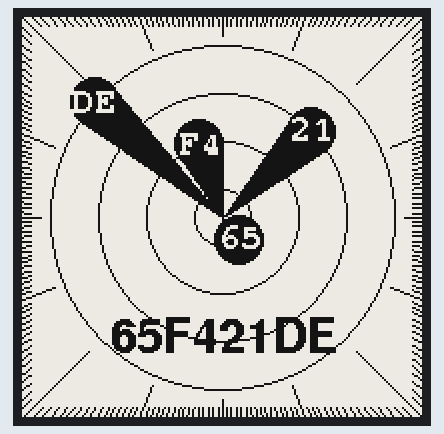
Bench run of a sketch on a simulated ESP32. Parts: 200×200 one-colour display. The local clock reads 2024-03-15 10:24:30 at power-on unless the sketch sets it.

Above: at 2.3 s.
At 30.9 s:
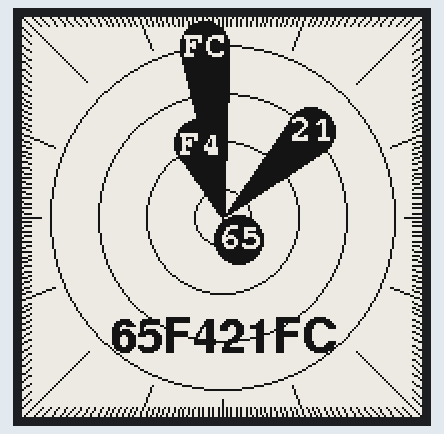
At 91.4 s:
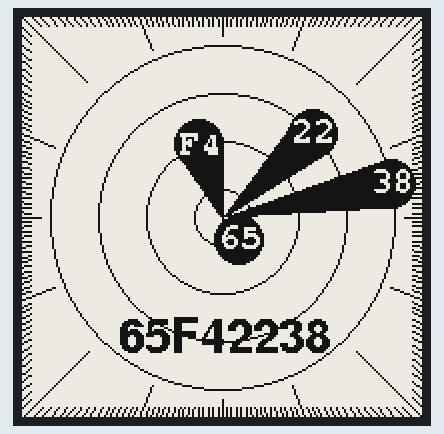

The sketch:

watchy_s32.ino
```cpp
// (licence header left out)
#include "watchy_s32.h"
#include "settings.h"

WatchyS32 watchy(settings);

void setup(){
  watchy.init();
}

void loop(){}
```

watchy_s32.cpp
```cpp
#include "watchy_s32.h"

void WatchyS32::drawWatchFace() {
  display.fillScreen(GxEPD_WHITE);


  for(int16_t i = 0; i < 256; i++) {
    display.drawLine(
      100,
      100,
      100 + 200 * sin(i * 1.40625 * DEG2RAD),
      100 - 200 * cos(i * 1.40625 * DEG2RAD),
      GxEPD_BLACK
      );
    }

  display.fillRect(
    5,
    5,
    190,
    190,
    GxEPD_WHITE
    );


  for(int16_t i = 0; i < 16; i++) {
    display.drawLine(
      100,
      100,
      100 + 200 * sin(i * 22.5 * DEG2RAD),
      100 - 200 * cos(i * 22.5 * DEG2RAD),
      GxEPD_BLACK
      );
    }

  display.fillCircle(
    100,
    100,
    90,
    GxEPD_WHITE
    );


  display.fillRect(
    33,
    33,
    134,
    134,
    GxEPD_WHITE
    );


  char time_buffer[9]; // leave space for nul terminator
  int16_t  x_center, y_center;
  uint16_t w_center, h_center;
  long long stamp = makeTime(currentTime) - settings.gmtOffset;

  uint16_t mods0 = (stamp / (256 * 256 * 256)) % 256;
  uint16_t mods1 = (stamp / (256 * 256)) % 256;
  uint16_t mods2 = (stamp / (256)) % 256;
  uint16_t mods3 = stamp % 256;


  char mods_buffer0[64];
  char mods_buffer1[64];
  char mods_buffer2[64];
  char mods_buffer3[64];

  sprintf(mods_buffer0, "%02X", mods0);
  sprintf(mods_buffer1, "%02X", mods1);
  sprintf(mods_buffer2, "%02X", mods2);
  sprintf(mods_buffer3, "%02X", mods3);


  sprintf(time_buffer, "%08X", stamp);

  display.setFont(&FreeSansBold12pt7b);
  display.setTextColor(GxEPD_BLACK);
  display.getTextBounds(time_buffer, 0, 0, &x_center, &y_center, &w_center, &h_center);

  display.setCursor(100 - w_center / 2, 176 - h_center / 2);
  display.println(time_buffer);


  display.setFont(&FreeMonoBold9pt7b);
  display.setTextColor(GxEPD_WHITE);


  display.drawCircle(100, 100, 86, GxEPD_BLACK);
  display.fillCircle(
    100 + 86 * sin((360 * mods3 / 256.0) * DEG2RAD),
    100 - 86 * cos((360 * mods3 / 256.0) * DEG2RAD),
    12,
    GxEPD_BLACK
    );
  display.fillTriangle(
    100,
    100,
    100 + 86 * sin((360 * mods3 / 256.0) * DEG2RAD + atan(12/86.0)),
    100 - 86 * cos((360 * mods3 / 256.0) * DEG2RAD + atan(12/86.0)),
    100 + 86 * sin((360 * mods3 / 256.0) * DEG2RAD - atan(12/86.0)),
    100 - 86 * cos((360 * mods3 / 256.0) * DEG2RAD - atan(12/86.0)),
    GxEPD_BLACK
    );
  display.getTextBounds( mods_buffer3, 0, 0, &x_center, &y_center, &w_center, &h_center);
  display.setCursor(
    99 + 86 * sin((360 * mods3 / 256.0) * DEG2RAD) - w_center / 2,
    110 - 86 * cos((360 * mods3 / 256.0) * DEG2RAD) - h_center / 2
    );
  display.println(mods_buffer3);


  display.drawCircle(100, 100, 62, GxEPD_BLACK);
  display.fillCircle(
    100 + 62 * sin((360 * mods2 / 256.0) * DEG2RAD),
    100 - 62 * cos((360 * mods2 / 256.0) * DEG2RAD),
    12,
    GxEPD_BLACK
    );
  display.fillTriangle(
    100,
    100,
    100 + 62 * sin((360 * mods2 / 256.0) * DEG2RAD - (atan(12/62.0))),
    100 - 62 * cos((360 * mods2 / 256.0) * DEG2RAD - (atan(12/62.0))),
    100 + 62 * sin((360 * mods2 / 256.0) * DEG2RAD + (atan(12/62.0))),
    100 - 62 * cos((360 * mods2 / 256.0) * DEG2RAD + (atan(12/62.0))),
    GxEPD_BLACK
    );
  display.getTextBounds( mods_buffer2, 0, 0, &x_center, &y_center, &w_center, &h_center);
  display.setCursor(
    99 + 62 * sin((360 * mods2 / 256.0) * DEG2RAD) - w_center / 2,
    110 - 62 * cos((360 * mods2 / 256.0) * DEG2RAD) - h_center / 2
    );
  display.println(mods_buffer2);


  display.drawCircle(100, 100, 38, GxEPD_BLACK);
  display.fillCircle(
    100 + 38 * sin((360 * mods1 / 256.0) * DEG2RAD),
    100 - 38 * cos((360 * mods1 / 256.0) * DEG2RAD),
    12,
    GxEPD_BLACK
    );
  display.fillTriangle(
    100,
    100,
    100 + 38 * sin((360 * mods1 / 256.0) * DEG2RAD - (atan(12/38.0))),
    100 - 38 * cos((360 * mods1 / 256.0) * DEG2RAD - (atan(12/38.0))),
    100 + 38 * sin((360 * mods1 / 256.0) * DEG2RAD + (atan(12/38.0))),
    100 - 38 * cos((360 * mods1 / 256.0) * DEG2RAD + (atan(12/38.0))),
    GxEPD_BLACK
    );
  display.getTextBounds( mods_buffer1, 0, 0, &x_center, &y_center, &w_center, &h_center);
  display.setCursor(
    99 + 38 * sin((360 * mods1 / 256.0) * DEG2RAD) - w_center / 2,
    110 - 38 * cos((360 * mods1 / 256.0) * DEG2RAD) - h_center / 2
    );
  display.println(mods_buffer1);


  display.drawCircle(100, 100, 14, GxEPD_BLACK);
  display.fillCircle(
    100 + 14 * sin((360 * mods0 / 256.0) * DEG2RAD),
    100 - 14 * cos((360 * mods0 / 256.0) * DEG2RAD),
    12,
    GxEPD_BLACK
    );
  display.fillTriangle(
    100,
    100,
    100 + 14 * sin((360 * mods0 / 256.0) * DEG2RAD - (atan(12/14.0))),
    100 - 14 * cos((360 * mods0 / 256.0) * DEG2RAD - (atan(12/14.0))),
    100 + 14 * sin((360 * mods0 / 256.0) * DEG2RAD + (atan(12/14.0))),
    100 - 14 * cos((360 * mods0 / 256.0) * DEG2RAD + (atan(12/14.0))),
    GxEPD_BLACK
    );
  display.getTextBounds( mods_buffer0, 0, 0, &x_center, &y_center, &w_center, &h_center);
  display.setCursor(
    99 + 14 * sin((360 * mods0 / 256.0) * DEG2RAD) - w_center / 2,
    110 - 14 * cos((360 * mods0 / 256.0) * DEG2RAD) - h_center / 2
    );
  display.println(mods_buffer0);


  }
```

watchy_s32.h
```cpp
#ifndef WATCHY_S32_H
#define WATCHY_S32_H

#include <Watchy.h>
#include <Fonts/FreeSansBold12pt7b.h>
#include <Fonts/FreeMonoBold9pt7b.h>


#define DEG2RAD 0.0174532925

class WatchyS32 : public Watchy{
    using Watchy::Watchy;
    public:
        WatchyS32(const watchySettings& s) : Watchy(s) {}
        void drawWatchFace();
    private:
  };
#endif
```

settings.h
```cpp
#ifndef SETTINGS_H
#define SETTINGS_H

//Weather Settings
//#define CITY_ID "5128581" //New York City https://openweathermap.org/current#cityid

//You can also use LAT,LON for your location instead of CITY_ID, but not both
#define LAT "42.280827" //New York City, Looked up on https://www.latlong.net/
#define LON "-83.743034"

#ifdef CITY_ID
    #define OPENWEATHERMAP_URL "http://api.openweathermap.org/data/2.5/weather?id={cityID}&lang={lang}&units={units}&appid={apiKey}" //open weather api using city ID
#else
    #define OPENWEATHERMAP_URL "http://api.openweathermap.org/data/2.5/weather?lat={lat}&lon={lon}&lang={lang}&units={units}&appid={apiKey}" //open weather api using lat lon
#endif

#define OPENWEATHERMAP_APIKEY "1f7a03d64fe74951ab16660f20dc4351" //used my own API key :)
#define TEMP_UNIT "metric" //metric = Celsius , imperial = Fahrenheit
#define TEMP_LANG "en"
#define WEATHER_UPDATE_INTERVAL 30 //must be greater than 5, measured in minutes
//NTP Settings
#define NTP_SERVER "pool.ntp.org"
#define GMT_OFFSET_SEC 3600 * -4 //New York is UTC -5 EST, -4 EDT, will be overwritten by weather data

watchySettings settings{
    #ifdef CITY_ID
        .cityID = CITY_ID,
    #else
        .cityID = "",
        .lat = LAT,
        .lon = LON,
    #endif
    .weatherAPIKey = OPENWEATHERMAP_APIKEY,
    .weatherURL = OPENWEATHERMAP_URL,
    .weatherUnit = TEMP_UNIT,
    .weatherLang = TEMP_LANG,
    .weatherUpdateInterval = WEATHER_UPDATE_INTERVAL,
    .ntpServer = NTP_SERVER,
    .gmtOffset = GMT_OFFSET_SEC,
    .vibrateOClock = true,
};

#endif
```

Measured:
- what the display in image 1 shows lasts 60.6 s, from 30.8 s to 91.4 s
